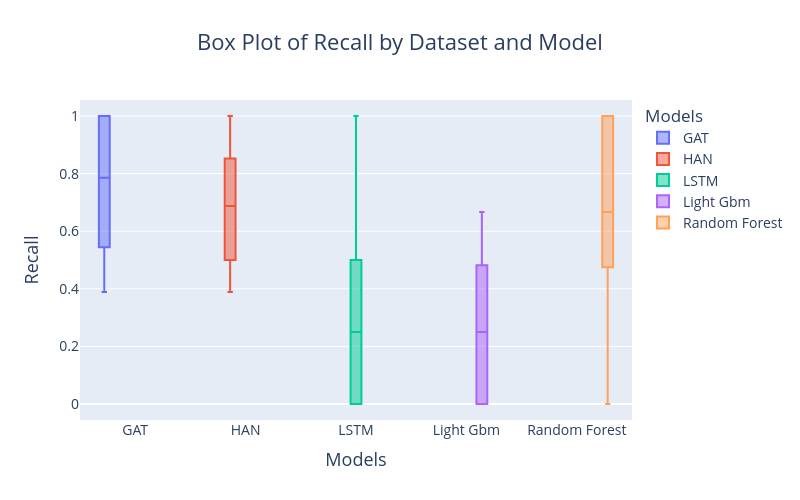

The notebook cell this image was saved under:
### Code cell
import plotly.express as px

# Create a Plotly figure for each dataset
fig = px.box(
    df_all[df_all['new_rumours']>0],
    x='model',
    y='metrics.curr_recall',
    color='model',
    boxmode='group',
    title="Box Plot of Recall by Dataset and Model",
    labels={'metrics.test_recall': 'Recall', 'model': 'Model'}
)

# Update layout for better visualization and readability
fig.update_layout(
    title="Box Plot of Recall by Dataset and Model",  
    title_x=0.5,  
    width=800,  
    height=500,  
    font=dict(size=16),  
    xaxis=dict(title="Models", title_font=dict(size=18), tickfont=dict(size=14)),
    yaxis=dict(
        title="Recall", 
        title_font=dict(size=18), 
        tickfont=dict(size=14),
        
    ),
    legend=dict(title="Models", font=dict(size=14))  
)

# Show the plot
fig.show()

### Figure 1 — Plotly figure (JSON) as saved in the notebook; plotly's stock layout.template omitted (floating-point values rounded to 4 significant figures)
{"data": [{"alignmentgroup": "True", "hovertemplate": "Model=%{x}<br>metrics.curr_recall=%{y}<extra></extra>", "legendgroup": "GAT", "marker": {"color": "#636efa"}, "name": "GAT", "notched": false, "offsetgroup": "GAT", "orientation": "v", "showlegend": true, "type": "box", "x": ["GAT", "GAT", "GAT", "GAT", "GAT", "GAT", "GAT", "GAT", "GAT", "GAT", "GAT", "GAT", "GAT", "GAT", "GAT", "GAT", "GAT", "GAT", "GAT", "GAT", "GAT", "GAT", "GAT", "GAT", "GAT"], "x0": " ", "xaxis": "x", "y": [0.5, 0.5, 1, 0.4286, 1, 0.75, 0.4167, 1, 0.7857, 1, 1, 0.8333, 1, 0.5952, 0.875, 0.4813, 0.6905, 0.6429, 0.8542, 0.8125, 0.3889, 0.9375, 1, 0.6667, 0.5595], "y0": " ", "yaxis": "y"}, {"alignmentgroup": "True", "hovertemplate": "Model=%{x}<br>metrics.curr_recall=%{y}<extra></extra>", "legendgroup": "HAN", "marker": {"color": "#EF553B"}, "name": "HAN", "notched": false, "offsetgroup": "HAN", "orientation": "v", "showlegend": true, "type": "box", "x": ["HAN", "HAN", "HAN", "HAN", "HAN", "HAN", "HAN", "HAN", "HAN", "HAN", "HAN", "HAN", "HAN", "HAN", "HAN", "HAN", "HAN", "HAN", "HAN", "HAN", "HAN", "HAN", "HAN", "HAN", "HAN"], "x0": " ", "xaxis": "x", "y": [0.5, 1, 1, 0.4286, 0.9091, 0.75, 0.4167, 0.8, 0.6429, 0.5, 1, 0.8333, 1, 0.7619, 0.65, 0.6687, 0.6857, 0.7143, 0.8125, 0.6875, 0.3889, 0.5, 0.9167, 0.5, 0.5833], "y0": " ", "yaxis": "y"}, {"alignmentgroup": "True", "hovertemplate": "Model=%{x}<br>metrics.curr_recall=%{y}<extra></extra>", "legendgroup": "LSTM", "marker": {"color": "#00cc96"}, "name": "LSTM", "notched": false, "offsetgroup": "LSTM", "orientation": "v", "showlegend": true, "type": "box", "x": ["LSTM", "LSTM", "LSTM", "LSTM", "LSTM", "LSTM", "LSTM", "LSTM", "LSTM", "LSTM", "LSTM", "LSTM", "LSTM", "LSTM", "LSTM", "LSTM", "LSTM", "LSTM", "LSTM", "LSTM", "LSTM", "LSTM", "LSTM", "LSTM", "LSTM"], "x0": " ", "xaxis": "x", "y": [1, 1, 0, 0.7143, 0.3636, 0, 0.25, 0.4, 0.1429, 0.5, 0.5, 0.3333, 0.5, 0, 0.25, 0, 0.1429, 0, 0.25, 0.5, 0, 0, 0.5, 0, 0.1905], "y0": " ", "yaxis": "y"}, {"alignmentgroup": "True", "hovertemplate": "Model=%{x}<br>metrics.curr_recall=%{y}<extra></extra>", "legendgroup": "Light Gbm", "marker": {"color": "#ab63fa"}, "name": "Light Gbm", "notched": false, "offsetgroup": "Light Gbm", "orientation": "v", "showlegend": true, "type": "box", "x": ["Light Gbm", "Light Gbm", "Light Gbm", "Light Gbm", "Light Gbm", "Light Gbm", "Light Gbm", "Light Gbm", "Light Gbm", "Light Gbm", "Light Gbm", "Light Gbm", "Light Gbm", "Light Gbm", "Light Gbm", "Light Gbm", "Light Gbm", "Light Gbm", "Light Gbm", "Light Gbm", "Light Gbm", "Light Gbm", "Light Gbm", "Light Gbm", "Light Gbm"], "x0": " ", "xaxis": "x", "y": [0, 0, 0, 0.5714, 0.4545, 0, 0.25, 0.2, 0.2857, 0, 0.5, 0.6667, 0.5, 0, 0.25, 0.2, 0.5714, 0.3333, 0.375, 0.125, 0, 0, 0.5, 0, 0.4762], "y0": " ", "yaxis": "y"}, {"alignmentgroup": "True", "hovertemplate": "Model=%{x}<br>metrics.curr_recall=%{y}<extra></extra>", "legendgroup": "Random Forest", "marker": {"color": "#FFA15A"}, "name": "Random Forest", "notched": false, "offsetgroup": "Random Forest", "orientation": "v", "showlegend": true, "type": "box", "x": ["Random Forest", "Random Forest", "Random Forest", "Random Forest", "Random Forest", "Random Forest", "Random Forest", "Random Forest", "Random Forest", "Random Forest", "Random Forest", "Random Forest", "Random Forest", "Random Forest", "Random Forest", "Random Forest", "Random Forest", "Random Forest", "Random Forest", "Random Forest", "Random Forest", "Random Forest", "Random Forest", "Random Forest", "Random Forest"], "x0": " ", "xaxis": "x", "y": [0, 1, 1, 0.8571, 0.6364, 0, 0.5, 0.6, 0.2857, 1, 1, 0.6667, 1, 0.3333, 0.75, 0.4, 0.5714, 1, 0.875, 0.5, 0, 1, 1, 1, 0.619], "y0": " ", "yaxis": "y"}], "layout": {"boxmode": "group", "font": {"size": 16}, "height": 500, "legend": {"font": {"size": 14}, "title": {"text": "Models"}, "tracegroupgap": 0}, "title": {"text": "Box Plot of Recall by Dataset and Model", "x": 0.5}, "width": 800, "xaxis": {"anchor": "y", "autorange": true, "categoryarray": ["GAT", "HAN", "LSTM", "Light Gbm", "Random Forest"], "categoryorder": "array", "domain": [0, 1], "range": [-0.5, 4.5], "tickfont": {"size": 14}, "title": {"font": {"size": 18}, "text": "Models"}, "type": "category"}, "yaxis": {"anchor": "x", "autorange": true, "domain": [0, 1], "range": [-0.05556, 1.056], "tickfont": {"size": 14}, "title": {"font": {"size": 18}, "text": "Recall"}, "type": "linear"}}}
